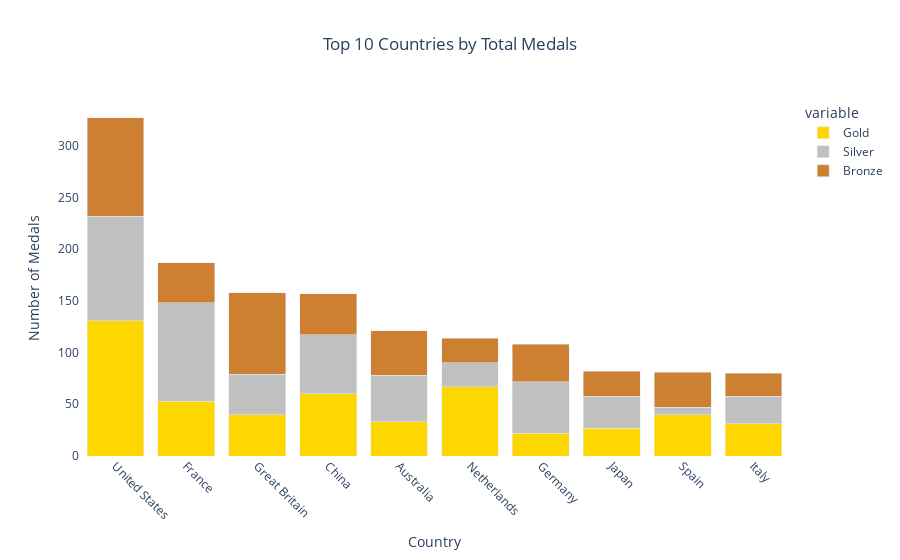
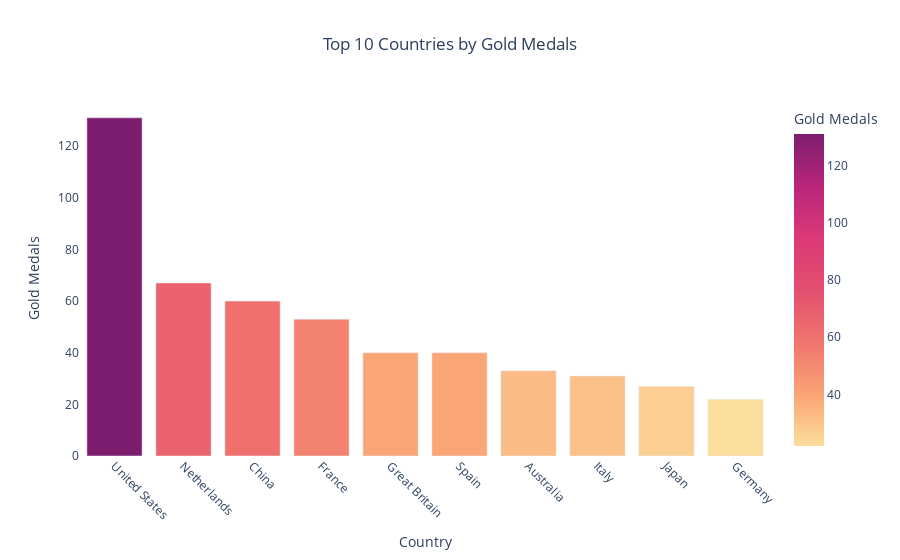

Source (notebook cell) for these figures, in order:
### Code cell
import pandas as pd
import plotly.express as px

# Load the dataset
df_medals_by_country = pd.read_csv(r"C:\Users\sreev\Data Visualization\Olympics 2024\Paris 2024 Summer Olympic Games Data analysis\Exported Data\Total Medals by Country.csv")

# Create a total medals column
df_medals_by_country['Total_Medals'] = df_medals_by_country['Gold'] + df_medals_by_country['Silver'] + df_medals_by_country['Bronze']

# Top 10 countries by total medals
top_countries = df_medals_by_country.sort_values(by="Total_Medals", ascending=False).head(10)

# Visualize top countries by total medals
fig = px.bar(
    top_countries,
    x='country',
    y=['Gold', 'Silver', 'Bronze'],
    title="Top 10 Countries by Total Medals",
    labels={'value': 'Number of Medals', 'country': 'Country'},
    barmode='stack',
    color_discrete_sequence=['#FFD700', '#C0C0C0', '#CD7F32']  # Colors for Gold, Silver, and Bronze
)
fig.update_layout(title_x=0.5, plot_bgcolor='white', xaxis_tickangle=45)
fig.show()

# Visualize top countries by gold medals
fig_gold = px.bar(
    top_countries.sort_values(by="Gold", ascending=False),
    x='country',
    y='Gold',
    title="Top 10 Countries by Gold Medals",
    labels={'Gold': 'Gold Medals', 'country': 'Country'},
    color='Gold',
    color_continuous_scale='sunsetdark'  # Using a valid continuous scale
)
fig_gold.update_layout(title_x=0.5, plot_bgcolor='white', xaxis_tickangle=45)
fig_gold.show()

### Figure 1 — Plotly figure (JSON) as saved in the notebook; plotly's stock layout.template omitted (floating-point values rounded to 4 significant figures)
{"data": [{"alignmentgroup": "True", "hovertemplate": "variable=Gold<br>Country=%{x}<br>Number of Medals=%{y}<extra></extra>", "legendgroup": "Gold", "marker": {"color": "#FFD700", "pattern": {"shape": ""}}, "name": "Gold", "offsetgroup": "Gold", "orientation": "v", "showlegend": true, "textposition": "auto", "type": "bar", "x": ["United States", "France", "Great Britain", "China", "Australia", "Netherlands", "Germany", "Japan", "Spain", "Italy"], "xaxis": "x", "y": [131, 53, 40, 60, 33, 67, 22, 27, 40, 31], "yaxis": "y"}, {"alignmentgroup": "True", "hovertemplate": "variable=Silver<br>Country=%{x}<br>Number of Medals=%{y}<extra></extra>", "legendgroup": "Silver", "marker": {"color": "#C0C0C0", "pattern": {"shape": ""}}, "name": "Silver", "offsetgroup": "Silver", "orientation": "v", "showlegend": true, "textposition": "auto", "type": "bar", "x": ["United States", "France", "Great Britain", "China", "Australia", "Netherlands", "Germany", "Japan", "Spain", "Italy"], "xaxis": "x", "y": [101, 95, 39, 57, 45, 23, 50, 31, 7, 27], "yaxis": "y"}, {"alignmentgroup": "True", "hovertemplate": "variable=Bronze<br>Country=%{x}<br>Number of Medals=%{y}<extra></extra>", "legendgroup": "Bronze", "marker": {"color": "#CD7F32", "pattern": {"shape": ""}}, "name": "Bronze", "offsetgroup": "Bronze", "orientation": "v", "showlegend": true, "textposition": "auto", "type": "bar", "x": ["United States", "France", "Great Britain", "China", "Australia", "Netherlands", "Germany", "Japan", "Spain", "Italy"], "xaxis": "x", "y": [95, 39, 79, 40, 43, 24, 36, 24, 34, 22], "yaxis": "y"}], "layout": {"barmode": "stack", "legend": {"title": {"text": "variable"}, "tracegroupgap": 0}, "plot_bgcolor": "white", "title": {"text": "Top 10 Countries by Total Medals", "x": 0.5}, "xaxis": {"anchor": "y", "domain": [0, 1], "tickangle": 45, "title": {"text": "Country"}}, "yaxis": {"anchor": "x", "domain": [0, 1], "title": {"text": "Number of Medals"}}}}

### Figure 2 — Plotly figure (JSON) as saved in the notebook; plotly's stock layout.template omitted (floating-point values rounded to 4 significant figures)
{"data": [{"alignmentgroup": "True", "hovertemplate": "Country=%{x}<br>Gold Medals=%{marker.color}<extra></extra>", "legendgroup": "", "marker": {"color": [131, 67, 60, 53, 40, 40, 33, 31, 27, 22], "coloraxis": "coloraxis", "pattern": {"shape": ""}}, "name": "", "offsetgroup": "", "orientation": "v", "showlegend": false, "textposition": "auto", "type": "bar", "x": ["United States", "Netherlands", "China", "France", "Great Britain", "Spain", "Australia", "Italy", "Japan", "Germany"], "xaxis": "x", "y": [131, 67, 60, 53, 40, 40, 33, 31, 27, 22], "yaxis": "y"}], "layout": {"barmode": "relative", "coloraxis": {"colorbar": {"title": {"text": "Gold Medals"}}, "colorscale": [[0, "rgb(252, 222, 156)"], [0.1667, "rgb(250, 164, 118)"], [0.3333, "rgb(240, 116, 110)"], [0.5, "rgb(227, 79, 111)"], [0.6667, "rgb(220, 57, 119)"], [0.8333, "rgb(185, 37, 122)"], [1, "rgb(124, 29, 111)"]]}, "legend": {"tracegroupgap": 0}, "plot_bgcolor": "white", "title": {"text": "Top 10 Countries by Gold Medals", "x": 0.5}, "xaxis": {"anchor": "y", "domain": [0, 1], "tickangle": 45, "title": {"text": "Country"}}, "yaxis": {"anchor": "x", "domain": [0, 1], "title": {"text": "Gold Medals"}}}}
